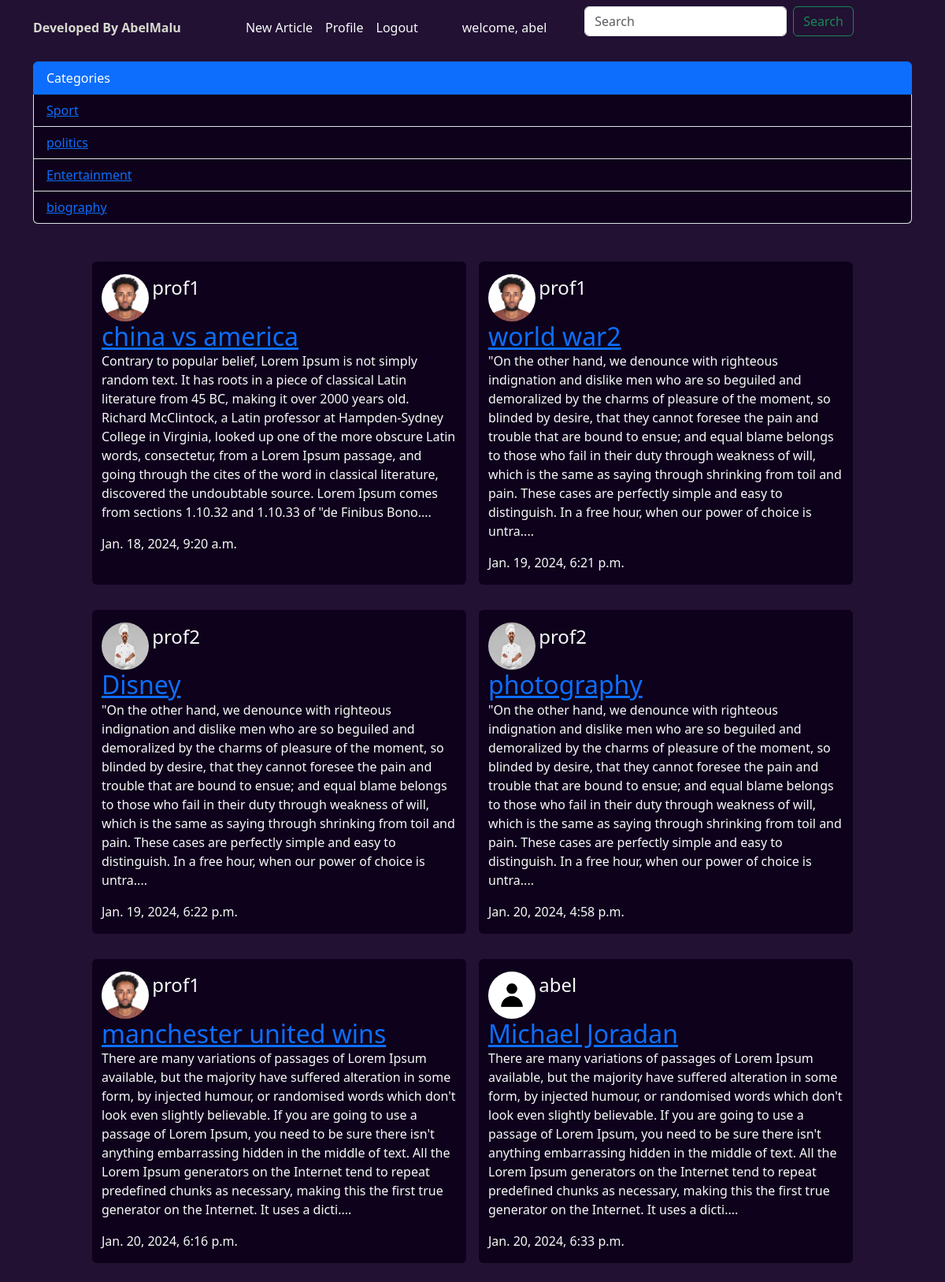
The app's page / (signed in) with its own data.
### core/models.py (models this page shows, shortened)
class Category(models.Model):
    name = models.CharField(max_length=100)
    created_at = models.DateTimeField(auto_now_add=True)

class Article(models.Model):
    title = models.CharField(max_length=255)
    slug = models.SlugField()
    body = models.TextField()
    date = models.DateTimeField(auto_now_add=True)
    thumb = models.ImageField(default='default.png',blank=True)
    author =models.ForeignKey(User, default=None, on_delete=models.CASCADE)
    person = models.ForeignKey(Profile, on_delete=models.CASCADE, null=True)
    category = models.ForeignKey(Category,on_delete=models.CASCADE, null= True)
    def snippet(self):
        return self.body[:500]+'....'

class Profile(models.Model):
    user = models.OneToOneField(User, on_delete=models.CASCADE, null=True)
    first_name = models.CharField(max_length=255, null=True)
    last_name = models.CharField(max_length=255, null=True)
    profile_pic = models.ImageField(default='defaultProfile.png')
    def __str__(self) -> str:
        return str(self.user)

### core/views.py (the view)
# urls.py: path('',views.article_list, name='home'),
def article_list(request):
    if 'q' in request.GET:
        q = request.GET['q']
        multiple_query = Q(Q(title__icontains=q))
        articles=Article.objects.filter(multiple_query)
        categories = Category.objects.all()
    else:
        categories = Category.objects.all()
        articles = Article.objects.all().order_by('date')
    context = {
            'articles': articles,
            'categories':categories
        }
    return render(request, 'article_list.html',context)

### templates/article_list.html (shortened to what this page needs)
{% extends 'base_layout.html' %}
{% block content %}
            <div class="container">
                <ul class="list-group pb-3">
                    <li class="list-group-item active" aria-current="true">Categories</li>
                    {% for category in categories %}
                        <li class="list-group-item" style="background: #0e011b;" ><a href="{% url 'category' category.id %}">{{category.name}}</a></li>
                    {% endfor %}
                </ul>
                <div class="row justify-content-center pt-5 g-4">
                    {% for article in articles%}
                        <div class=" col-lg-5 m-2 rounded text-light mb-4 " style="background: #0e011b;">
                                <img src=" {{article.person.profile_pic.url}} " alt="img not found" class="profile-pic rounded-circle mt-3" style="display: inline;" >
                                <div class="" style="display: inline;">
                                        <p  class="h4" style="display: inline;">{{article.person}}</p> <br>
                                    <h2 class="" style="display: inline;" ><a href="{% url 'detail' slug=article.slug %}">{{article.title}}</a></h2>
                                    <p>{{article.snippet}}</p>
                                    <p>{{article.date}}</p>
                                </div>
                        </div>
            {% endfor %}
{% endblock %}

### templates/base_layout.html (shortened to what this page needs)
{% load bootstrap5 %}
{% bootstrap_css %}
{% load static %}
<!DOCTYPE html>
<html lang="en">
<head>
    <link rel="stylesheet" href="{% static '/css/styles.css' %}">
</head>
<body style="background: #221133;" class="text-white">
<nav class="navbar navbar-expand-md navbar-light mb-2">
    <div class="container-lg">
        <a class="nav-first-link" href="{% url 'home' %}">
            <span class="fw-bold">
                Developed By AbelMalu
            </span>
        </a>
        <div class="collapse navbar-collapse justify-content-center " id="main-nav">
            <ul class="navbar-nav">
                {% if user.is_authenticated %}
                <li class="nav-item">
                    <a class="nav-link text-light" href="{% url 'create' %}">New Article</a>
                </li>
                <li class="nav-item">
                    <a class="nav-link text-light" href="{% url 'profile' %}">Profile</a>
                </li>
                <li class="nav-item">
                    <a class="nav-link text-light " href="{% url 'logout' %}">Logout</a>
                </li>
                <li><span class="text-light nav-link px-5">welcome, {{request.user}}</span></li>
                {% endif %}
            </ul>
            <form class="d-flex">
                <input class="form-control me-2" name='q' type="search" placeholder="Search" aria-label="Search">
                <button class="btn btn-outline-success" type="submit">Search</button>
            </form>
        </div>
    </div>
</nav>
        {% block content %}
        {% endblock %}
    </div>
</body>
</html>

### assets/css/styles.css (style rules this page uses)
.nav-first-link { color: #D7D9CE; text-decoration: none; }
nav { background-color:#221133; }

### templates/article_list.html (style rules this page uses)
.profile-pic { width:60px; height:60px; }

### records on screen
Category: name "Sport"
Category: name "politics"
Category: name "Entertainment"
Category: name "biography"
Article: person.profile_pic (picture), person "prof1", title "china vs america", snippet "Contrary to popular belief, Lorem Ipsum is not simply random text. It has roots in a piece of classical Latin literature from 45 BC, making it over 2000 years old. Richard McClintock, a Latin professor at Hampden-Sydney College in Virginia, looked up one of the more obscure Latin words, consectetur, from a Lorem Ipsum passage, and going through the cites of the word in classical literature, discovered the undoubtable source. Lorem Ipsum comes from sections 1.10.32 and 1.10.33 of \"de Finibus Bono....", date "Jan. 18, 2024, 9:20 a.m."
Article: person.profile_pic (picture), person "prof1", title "world war2", snippet "\"On the other hand, we denounce with righteous indignation and dislike men who are so beguiled and demoralized by the charms of pleasure of the moment, so blinded by desire, that they cannot foresee the pain and trouble that are bound to ensue; and equal blame belongs to those who fail in their duty through weakness of will, which is the same as saying through shrinking from toil and pain. These cases are perfectly simple and easy to distinguish. In a free hour, when our power of choice is untra....", date "Jan. 19, 2024, 6:21 p.m."
Article: person.profile_pic (picture), person "prof2", title "Disney", snippet "\"On the other hand, we denounce with righteous indignation and dislike men who are so beguiled and demoralized by the charms of pleasure of the moment, so blinded by desire, that they cannot foresee the pain and trouble that are bound to ensue; and equal blame belongs to those who fail in their duty through weakness of will, which is the same as saying through shrinking from toil and pain. These cases are perfectly simple and easy to distinguish. In a free hour, when our power of choice is untra....", date "Jan. 19, 2024, 6:22 p.m."
Article: person.profile_pic (picture), person "prof2", title "photography", snippet "\"On the other hand, we denounce with righteous indignation and dislike men who are so beguiled and demoralized by the charms of pleasure of the moment, so blinded by desire, that they cannot foresee the pain and trouble that are bound to ensue; and equal blame belongs to those who fail in their duty through weakness of will, which is the same as saying through shrinking from toil and pain. These cases are perfectly simple and easy to distinguish. In a free hour, when our power of choice is untra....", date "Jan. 20, 2024, 4:58 p.m."
Article: person.profile_pic (picture), person "prof1", title "manchester united wins", snippet "There are many variations of passages of Lorem Ipsum available, but the majority have suffered alteration in some form, by injected humour, or randomised words which don't look even slightly believable. If you are going to use a passage of Lorem Ipsum, you need to be sure there isn't anything embarrassing hidden in the middle of text. All the Lorem Ipsum generators on the Internet tend to repeat predefined chunks as necessary, making this the first true generator on the Internet. It uses a dicti....", date "Jan. 20, 2024, 6:16 p.m."
Article: person.profile_pic (placeholder picture), person "abel", title "Michael Joradan", snippet "There are many variations of passages of Lorem Ipsum available, but the majority have suffered alteration in some form, by injected humour, or randomised words which don't look even slightly believable. If you are going to use a passage of Lorem Ipsum, you need to be sure there isn't anything embarrassing hidden in the middle of text. All the Lorem Ipsum generators on the Internet tend to repeat predefined chunks as necessary, making this the first true generator on the Internet. It uses a dicti....", date "Jan. 20, 2024, 6:33 p.m."

### other values on screen
{{ request.user }} "abel"
